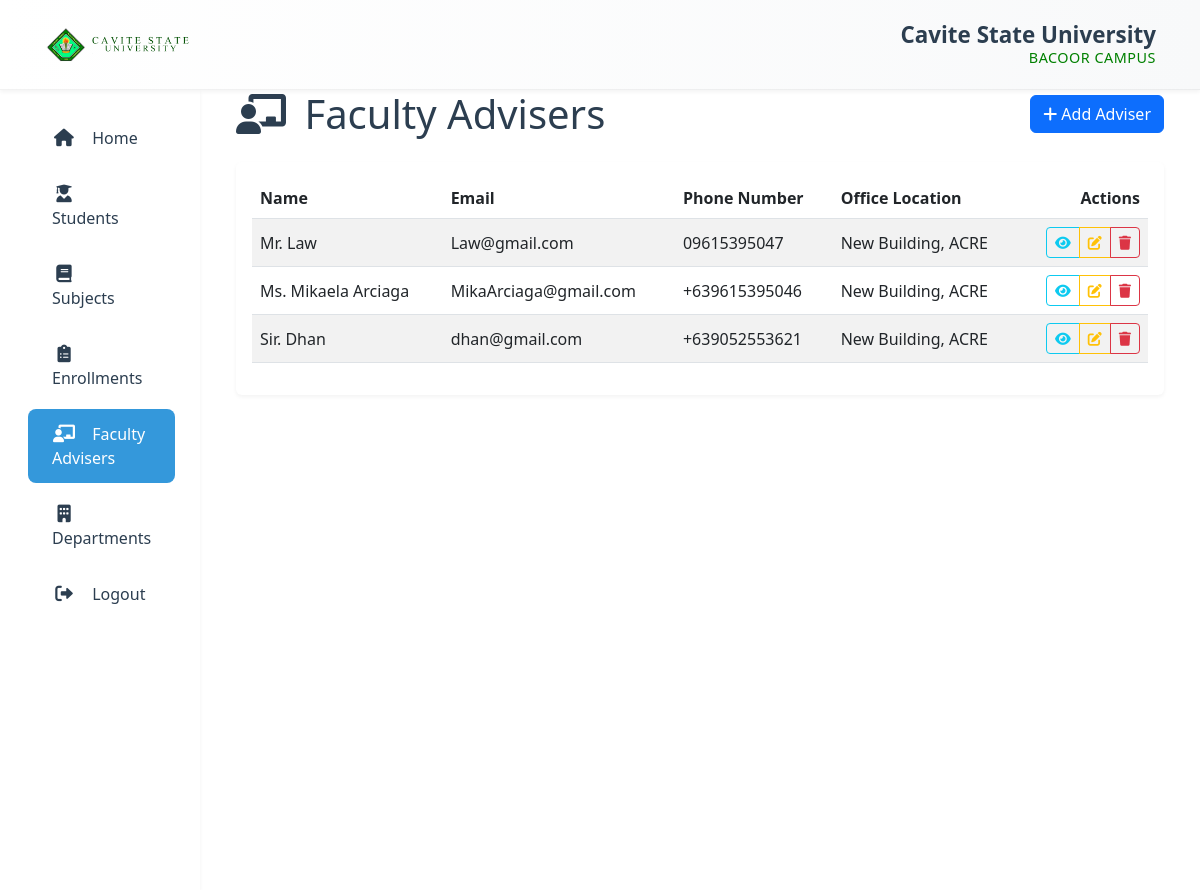
Page /advisers/ (signed in) on the committed database.
### main/models.py (models this page shows, shortened)
class FacultyAdviser(models.Model):
    name = models.CharField(max_length=100)
    email = models.EmailField(unique=True)
    phone_number = models.CharField(max_length=20, blank=True, null=True)
    office_location = models.CharField(max_length=100, blank=True, null=True)
    department = models.ForeignKey(
        'Department',
        on_delete=models.SET_NULL,
        null=True,
        blank=True,
        related_name='faculty_advisers'
    )

### main/views.py (the view)
# urls.py: path('advisers/', views.faculty_adviser_list, name='faculty_adviser_list'),
@login_required
def faculty_adviser_list(request):
    advisers = FacultyAdviser.objects.all()
    return render(request, 'main/faculty_adviser_list.html', {
        'title': 'Faculty Advisers',
        'advisers': advisers
    })

### templates/main/faculty_adviser_list.html (shortened to what this page needs)
{% extends 'base.html' %}
{% block content %}
<div class="container-fluid">
    <div class="d-flex justify-content-between align-items-center mb-4">
        <h1 class="mb-0"><i class="fas fa-chalkboard-teacher me-2"></i> {{ title }}</h1>
        <a href="{% url 'main:faculty_adviser_create' %}" class="btn btn-primary"><i class="fas fa-plus"></i> Add Adviser</a>
    </div>
    <div class="card">
        <div class="card-body">
            <div class="table-responsive">
                <table class="table table-striped align-middle">
                    <thead>
                        <tr>
                            <th>Name</th>
                            <th>Email</th>
                            <th>Phone Number</th>
                            <th>Office Location</th>
                            <th class="text-end">Actions</th>
                        </tr>
                    </thead>
                    <tbody>
                        {% for adviser in advisers %}
                        <tr>
                            <td>{{ adviser.name }}</td>
                            <td>{{ adviser.email }}</td>
                            <td>{{ adviser.phone_number|default:"N/A" }}</td>
                            <td>{{ adviser.office_location|default:"N/A" }}</td>
                            <td class="text-end">
                                <div class="btn-group">
                                    <a href="{% url 'main:faculty_adviser_detail' adviser.pk %}" class="btn btn-sm btn-outline-info" title="View Adviser">
                                        <i class="fas fa-eye"></i>
                                    </a>
                                    <a href="{% url 'main:faculty_adviser_update' adviser.pk %}" class="btn btn-sm btn-outline-warning" title="Edit Adviser">
                                        <i class="fas fa-edit"></i>
                                    </a>
                                    <a href="{% url 'main:faculty_adviser_delete' adviser.pk %}" class="btn btn-sm btn-outline-danger" title="Delete Adviser">
                                        <i class="fas fa-trash"></i>
                                    </a>
                                </div>
                            </td>
                        </tr>
                        {% endfor %}
                    </tbody>
                </table>
            </div>
        </div>
    </div>
</div>
{% endblock %}

### static/css/style.css (style rules this page uses)
body { min-height: 100vh; display: flex; flex-direction: column; }

### templates/base.html (style rules this page uses)
:root { --primary-color: #2c3e50; --secondary-color: #3498db; --background-light: #f8f9fa; --text-dark: #2c3e50; --shadow-sm: 0 2px 4px rgba(0,0,0,0.05); --shadow-md: 0 4px 6px rgba(0,0,0,0.1); --transition-speed: 0.3s; }
body { font-family: 'Segoe UI', system-ui, -apple-system, sans-serif; color: var(--text-dark); }
.card { border: none; box-shadow: var(--shadow-sm); transition: transform var(--transition-speed) ease; }

### rows in the picture
FacultyAdviser: name "Mr. Law", email "Law@gmail.com", phone_number "09615395047", office_location "New Building, ACRE"
FacultyAdviser: name "Ms. Mikaela Arciaga", email "MikaArciaga@gmail.com", phone_number "+639615395046", office_location "New Building, ACRE"
FacultyAdviser: name "Sir. Dhan", email "dhan@gmail.com", phone_number "+639052553621", office_location "New Building, ACRE"

### other values in the picture
{{ title }} "Faculty Advisers"
